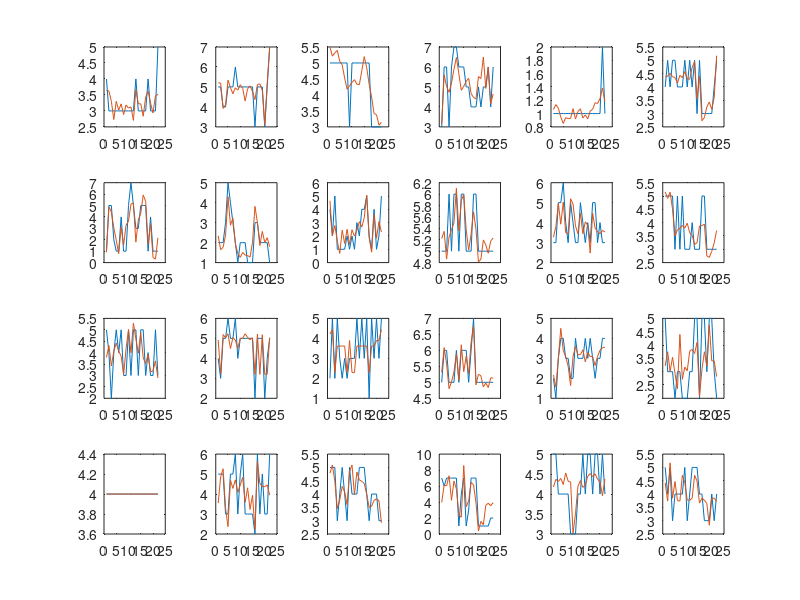

This figure's MATLAB source: (Note: this script raises an error after producing the figure.)
%% 加载数据
clear;clc;rng('Shuffle');
load('fit_result.mat');

%%

for subnum = 1:size(allsub,2)
    trials = 1;
    hap = [];
    fit_hap = [];
    for trialnum = 1:size(allsub{5,subnum},2)
        if isempty(allsub{5,subnum}(trialnum).happiness) == 1
            continue
        else
            hap = [hap, allsub{5,subnum}(trialnum).happiness];
            fit_hap = [fit_hap, allsub{5,subnum}(trialnum).fit_happiness];
            trials = [trials,max(trials)+1];
        end
    end
    trials(:,length(trials)) = [];
    subplot(4,6,subnum)
    plot(trials,hap,trials,fit_hap)
end

